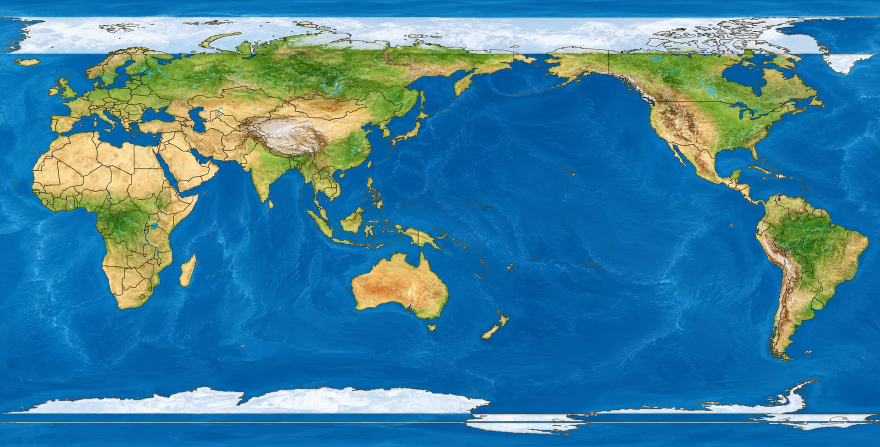
#> input picture imagen.png, 1760 x 894 px (shown at 1/2 size)
$ python -i calibrar_mapa.py   (imports and definitions only)
#> lines starting #> are read from the running program, lines starting #| are printed output that depends on the picture
"""
calibrar_mapa.py - Georreferencia la imagen base del simulador.

AVISO: este script es un archivo historico. Audita la proyeccion
declarada comparando `imagen.png` con los paises de Natural Earth.
El simulador ya no dibuja esa imagen: el mapa es la capa vectorial.
Se conserva para poder mostrar de donde salio el origen de -30 grados.
Problema: `imagen.png` es una ilustracion de 1800x913 px sin proyeccion
declarada, y la version de muestra situaba los paises en pixeles inventados.
Este script determina los parametros de la proyeccion (desplazamiento de
longitud y rango de latitud) comparando la mascara de tierra de la imagen con
los poligonos reales de Natural Earth.

Metodo (es el ajuste por minimos cuadrados de la practica, aqui por
maximizacion de indice de Interseccion sobre Union):

    IoU = |mascara_imagen ∩ proyeccion( Natural Earth )| / |union|

Se recorren candidatos de desplazamiento de longitud y de rango de latitud; el
mejor se guarda en data/calibracion_mapa.json y la aplicacion lo usa al
arrancar. Asi la calibracion es reproducible y auditable, no un numero
escrito a mano.

Uso:
    python herramientas/calibrar_mapa.py
"""

from __future__ import annotations

import argparse
import json
import math
import sys
from pathlib import Path

from PIL import Image

RAIZ = Path(__file__).resolve().parent.parent
IMAGEN = RAIZ / "imagen.png"
PAISES = RAIZ / "data" / "paises.geojson"
SALIDA = RAIZ / "data" / "calibracion_mapa.json"

# La imagen tiene esquinas redondeadas: el recorte en alfa se descarta.
UMBRAL_ALFA = 128
COLS, FILAS = 180, 92


def mascara_tierra(ruta: Path) -> list[list[bool]]:
    """Clasifica cada celda de la imagen como tierra (1) u oceano/hielo (0)."""
#> called with ruta = '../imagen.png'
    with Image.open(ruta) as imagen:
#> imagen is the input picture: PIL image 1760x894 RGB; mean R, G, B 60.3, 127.7, 158.3
        alpha = imagen.getchannel("A") if imagen.mode == "RGBA" else None
        muestra = imagen.convert("RGB").resize((COLS, FILAS), Image.BOX)
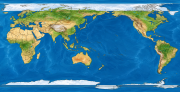
#> muestra: PIL image 180x92 RGB; mean R, G, B 60.2, 127.6, 158.2
    pixeles = muestra.load()
    alfa = alpha.resize((COLS, FILAS), Image.BOX).load() if alpha else None

    mascara: list[list[bool]] = []
    for y in range(FILAS):
        fila = []
        for x in range(COLS):
            r, g, b = pixeles[x, y]
            if alfa is not None and alfa[x, y] < UMBRAL_ALFA:
                fila.append(False)          # esquina redondeada
            elif r > 235 and g > 235 and b > 235:
                fila.append(False)          # hielo (Greenland, Antartida)
            elif b > r + 12:
                fila.append(False)          # oceano
            else:
                fila.append(True)           # tierra
        mascara.append(fila)
#> after the loop, mascara = 92 items
    return mascara


# [118 lines left out: functions cargar_anillos, proyectar, iou, buscar, main, not called in this run]


# [2 lines not run here, left out]

>>> result = mascara_tierra('../imagen.png')
#> result = 92 items
